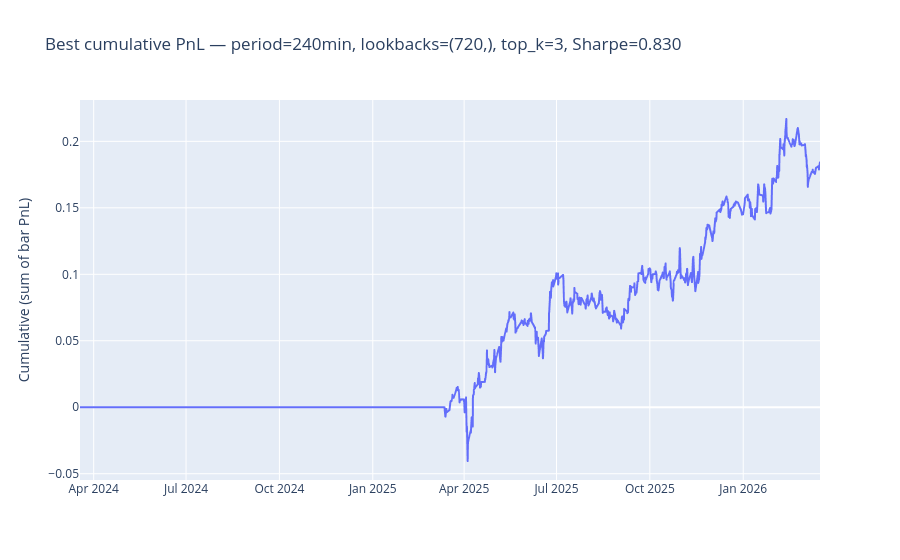

Notebook code for this chart:
### Code cell
# show optimal strategy (max Sharpe)
fig = px.line(
    best["cum_rtns"],
    title=(
        f"Best cumulative PnL — period={best['period']}min, "
        f"lookbacks={best['lookbacks']}, top_k={best['top_k']}, Sharpe={best['sharpe']:.3f}"
    ),
)
fig.update_layout(xaxis_title=None, yaxis_title="Cumulative (sum of bar PnL)", showlegend=False)
fig.show()

### Figure 1 — Plotly figure (JSON) as saved in the notebook; plotly's stock layout.template omitted (floating-point values rounded to 4 significant figures; data arrays with more than 128 entries replaced by an {"elided": "..."} marker saying what was removed)
{"data": [{"hovertemplate": "variable=0<br>Date=%{x}<br>value=%{y}<extra></extra>", "legendgroup": "0", "line": {"color": "#636efa", "dash": "solid"}, "marker": {"symbol": "circle"}, "mode": "lines", "name": "0", "showlegend": true, "type": "scattergl", "x": {"elided": "1456 str values"}, "xaxis": "x", "y": {"elided": "1456 float values"}, "yaxis": "y"}], "layout": {"legend": {"title": {"text": "variable"}, "tracegroupgap": 0}, "showlegend": false, "title": {"text": "Best cumulative PnL — period=240min, lookbacks=(720,), top_k=3, Sharpe=0.830"}, "xaxis": {"anchor": "y", "domain": [0, 1], "title": {}}, "yaxis": {"anchor": "x", "domain": [0, 1], "title": {"text": "Cumulative (sum of bar PnL)"}}}}
